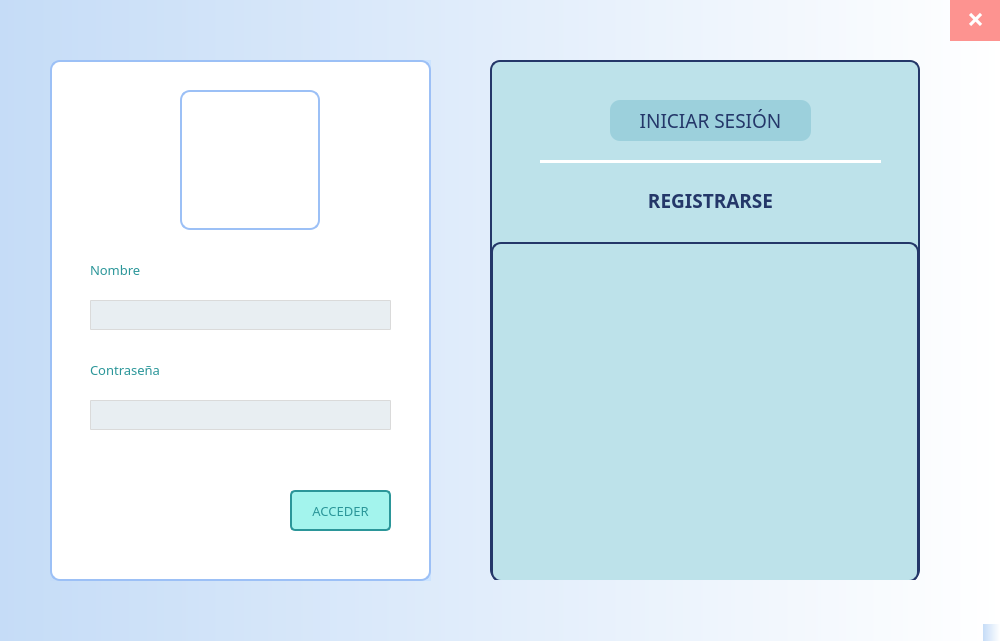
<?xml version="1.0" encoding="UTF-8"?>
<ui version="4.0">
 <class>inicio_sesion</class>
 <widget class="QMainWindow" name="inicio_sesion">
  <property name="geometry">
   <rect>
    <x>0</x>
    <y>0</y>
    <width>1000</width>
    <height>641</height>
   </rect>
  </property>
  <property name="windowTitle">
   <string>MainWindow</string>
  </property>
  <property name="styleSheet">
   <string notr="true">background-color: qlineargradient(spread:pad, x1:0, y1:0, x2:1, y2:0, stop:0 rgba(197, 220, 247, 1), stop:1 rgba(255, 255, 255, 1));</string>
  </property>
  <widget class="QWidget" name="widget_fondo">
   <widget class="QWidget" name="widget_menu" native="true">
    <property name="geometry">
     <rect>
      <x>490</x>
      <y>60</y>
      <width>430</width>
      <height>520</height>
     </rect>
    </property>
    <property name="styleSheet">
     <string notr="true">background-color: #BDE2EA;
border: 2px solid #243769;
border-radius: 10px;</string>
    </property>
    <widget class="QLabel" name="lab_iniciar">
     <property name="geometry">
      <rect>
       <x>120</x>
       <y>40</y>
       <width>201</width>
       <height>41</height>
      </rect>
     </property>
     <property name="font">
      <font>
       <family>Arial Black</family>
       <pointsize>13</pointsize>
       <weight>50</weight>
       <italic>false</italic>
       <bold>false</bold>
      </font>
     </property>
     <property name="cursor">
      <cursorShape>PointingHandCursor</cursorShape>
     </property>
     <property name="styleSheet">
      <string notr="true">font: 13pt &quot;Arial Black&quot;;
background-color: #9CD0DC;
border: #FFFFFF;</string>
     </property>
     <property name="text">
      <string>&lt;html&gt;&lt;head/&gt;&lt;body&gt;&lt;p&gt;&lt;span style=&quot; font-size:14pt; color:#243769;&quot;&gt;INICIAR SESIÓN&lt;/span&gt;&lt;/p&gt;&lt;/body&gt;&lt;/html&gt;</string>
     </property>
     <property name="alignment">
      <set>Qt::AlignCenter</set>
     </property>
    </widget>
    <widget class="Line" name="linea">
     <property name="geometry">
      <rect>
       <x>50</x>
       <y>100</y>
       <width>341</width>
       <height>3</height>
      </rect>
     </property>
     <property name="styleSheet">
      <string notr="true">background-color: #FFFFFF;
border: 2 px solid #FFE384;
border-radius: 10px;</string>
     </property>
     <property name="orientation">
      <enum>Qt::Horizontal</enum>
     </property>
    </widget>
    <widget class="QLabel" name="lab_registro">
     <property name="geometry">
      <rect>
       <x>120</x>
       <y>120</y>
       <width>201</width>
       <height>41</height>
      </rect>
     </property>
     <property name="font">
      <font>
       <family>Arial Black</family>
       <pointsize>13</pointsize>
       <weight>50</weight>
       <italic>false</italic>
       <bold>false</bold>
      </font>
     </property>
     <property name="cursor">
      <cursorShape>PointingHandCursor</cursorShape>
     </property>
     <property name="styleSheet">
      <string notr="true">font: 13pt &quot;Arial Black&quot;;
background-color: #BDE2EA;
border: #FFFFFF;</string>
     </property>
     <property name="text">
      <string>&lt;html&gt;&lt;head/&gt;&lt;body&gt;&lt;p&gt;&lt;span style=&quot; font-size:14pt; font-weight:600; color:#243769;&quot;&gt;REGISTRARSE&lt;/span&gt;&lt;/p&gt;&lt;/body&gt;&lt;/html&gt;</string>
     </property>
     <property name="alignment">
      <set>Qt::AlignCenter</set>
     </property>
    </widget>
    <widget class="QFrame" name="frame_paisaje">
     <property name="geometry">
      <rect>
       <x>1</x>
       <y>182</y>
       <width>428</width>
       <height>340</height>
      </rect>
     </property>
     <property name="styleSheet">
      <string notr="true">border-image: url(&quot;C:/Program Files (x86)/Qt Designer/projects/Red de Servicios/iconos/paisaje.jpg&quot;);</string>
     </property>
     <property name="frameShape">
      <enum>QFrame::StyledPanel</enum>
     </property>
     <property name="frameShadow">
      <enum>QFrame::Raised</enum>
     </property>
    </widget>
   </widget>
   <widget class="QLabel" name="lab_salir">
    <property name="geometry">
     <rect>
      <x>950</x>
      <y>0</y>
      <width>51</width>
      <height>41</height>
     </rect>
    </property>
    <property name="cursor">
     <cursorShape>PointingHandCursor</cursorShape>
    </property>
    <property name="mouseTracking">
     <bool>true</bool>
    </property>
    <property name="layoutDirection">
     <enum>Qt::LeftToRight</enum>
    </property>
    <property name="styleSheet">
     <string notr="true">background-color: #FD9390;
color: #FFFFFF;</string>
    </property>
    <property name="text">
     <string>&lt;!DOCTYPE HTML PUBLIC &quot;-//W3C//DTD HTML 4.0//EN&quot; &quot;http://www.w3.org/TR/REC-html40/strict.dtd&quot;&gt;
&lt;html&gt;&lt;head&gt;&lt;meta name=&quot;qrichtext&quot; content=&quot;1&quot; /&gt;&lt;style type=&quot;text/css&quot;&gt;
p, li { white-space: pre-wrap; }
&lt;/style&gt;&lt;/head&gt;&lt;body style=&quot; font-family:'MS Shell Dlg 2'; font-size:8pt; font-weight:400; font-style:normal;&quot;&gt;
&lt;p style=&quot; margin-top:12px; margin-bottom:12px; margin-left:0px; margin-right:0px; -qt-block-indent:0; text-indent:0px;&quot;&gt;&lt;span style=&quot; font-size:14pt; font-weight:600; color:#ffffff;&quot;&gt;❌&lt;/span&gt;&lt;/p&gt;&lt;/body&gt;&lt;/html&gt;</string>
    </property>
    <property name="textFormat">
     <enum>Qt::RichText</enum>
    </property>
    <property name="alignment">
     <set>Qt::AlignCenter</set>
    </property>
    <property name="wordWrap">
     <bool>false</bool>
    </property>
    <property name="margin">
     <number>1</number>
    </property>
    <property name="indent">
     <number>-1</number>
    </property>
   </widget>
   <widget class="QWidget" name="verticalLayoutWidget">
    <property name="geometry">
     <rect>
      <x>50</x>
      <y>60</y>
      <width>381</width>
      <height>521</height>
     </rect>
    </property>
    <layout class="QVBoxLayout" name="layout">
     <item>
      <widget class="QStackedWidget" name="stacked">
       <property name="styleSheet">
        <string notr="true">background-color: qlineargradient(spread:pad, x1:0, y1:0, x2:1, y2:0, stop:0 rgba(197, 220, 247, 1), stop:1 rgba(204, 228, 255, 1));</string>
       </property>
       <property name="currentIndex">
        <number>0</number>
       </property>
       <widget class="QWidget" name="page_iniciar">
        <property name="styleSheet">
         <string notr="true">background-color: #FFFFFF;
border: 2px solid #9CC0F6;
border-radius: 10px;</string>
        </property>
        <widget class="QLabel" name="lab_nombre">
         <property name="geometry">
          <rect>
           <x>40</x>
           <y>200</y>
           <width>81</width>
           <height>21</height>
          </rect>
         </property>
         <property name="font">
          <font>
           <family>Arial Black</family>
           <pointsize>10</pointsize>
           <weight>50</weight>
           <italic>false</italic>
           <bold>false</bold>
          </font>
         </property>
         <property name="styleSheet">
          <string notr="true">font: 10pt &quot;Arial Black&quot;;
background-color: #FFFFFF;
border: 0px solid #DADADA;
border-radius: 0px;</string>
         </property>
         <property name="text">
          <string>&lt;html&gt;&lt;head/&gt;&lt;body&gt;&lt;p&gt;&lt;span style=&quot; color:#2b9699;&quot;&gt;Nombre&lt;/span&gt;&lt;/p&gt;&lt;/body&gt;&lt;/html&gt;</string>
         </property>
        </widget>
        <widget class="QTextEdit" name="txt_nombre">
         <property name="geometry">
          <rect>
           <x>40</x>
           <y>240</y>
           <width>301</width>
           <height>30</height>
          </rect>
         </property>
         <property name="font">
          <font>
           <family>Verdana</family>
           <pointsize>9</pointsize>
           <weight>50</weight>
           <italic>false</italic>
           <bold>false</bold>
          </font>
         </property>
         <property name="styleSheet">
          <string notr="true">background-color: #E8EEF2;
font: 9pt &quot;Verdana&quot;;
border: 1px solid #DADADA;
border-radius: 1px;
color: #3A3A3A;</string>
         </property>
        </widget>
        <widget class="QLabel" name="lab_contra">
         <property name="geometry">
          <rect>
           <x>40</x>
           <y>300</y>
           <width>111</width>
           <height>21</height>
          </rect>
         </property>
         <property name="font">
          <font>
           <family>Arial Black</family>
           <pointsize>10</pointsize>
           <weight>50</weight>
           <italic>false</italic>
           <bold>false</bold>
          </font>
         </property>
         <property name="styleSheet">
          <string notr="true">font: 10pt &quot;Arial Black&quot;;
background-color: #FFFFFF;
border: 0px solid #DADADA;
border-radius: 0px;</string>
         </property>
         <property name="text">
          <string>&lt;html&gt;&lt;head/&gt;&lt;body&gt;&lt;p&gt;&lt;span style=&quot; color:#2b9699;&quot;&gt;Contraseña&lt;/span&gt;&lt;/p&gt;&lt;/body&gt;&lt;/html&gt;</string>
         </property>
        </widget>
        <widget class="QTextEdit" name="txt_contra">
         <property name="geometry">
          <rect>
           <x>40</x>
           <y>340</y>
           <width>301</width>
           <height>30</height>
          </rect>
         </property>
         <property name="font">
          <font>
           <family>Verdana</family>
           <pointsize>9</pointsize>
           <weight>50</weight>
           <italic>false</italic>
           <bold>false</bold>
          </font>
         </property>
         <property name="styleSheet">
          <string notr="true">background-color: #E8EEF2;
font: 9pt &quot;Verdana&quot;;
border: 1px solid #DADADA;
border-radius: 1px;
color: #3A3A3A;</string>
         </property>
        </widget>
        <widget class="QPushButton" name="btn_acceder">
         <property name="geometry">
          <rect>
           <x>240</x>
           <y>430</y>
           <width>101</width>
           <height>41</height>
          </rect>
         </property>
         <property name="font">
          <font>
           <family>Arial Black</family>
           <pointsize>10</pointsize>
           <weight>50</weight>
           <italic>false</italic>
           <bold>false</bold>
          </font>
         </property>
         <property name="cursor">
          <cursorShape>PointingHandCursor</cursorShape>
         </property>
         <property name="toolTip">
          <string>&lt;html&gt;&lt;head/&gt;&lt;body&gt;&lt;p&gt;&lt;br/&gt;&lt;/p&gt;&lt;/body&gt;&lt;/html&gt;</string>
         </property>
         <property name="whatsThis">
          <string>&lt;html&gt;&lt;head/&gt;&lt;body&gt;&lt;p&gt;&lt;br/&gt;&lt;/p&gt;&lt;/body&gt;&lt;/html&gt;</string>
         </property>
         <property name="styleSheet">
          <string notr="true">font: 10pt &quot;Arial Black&quot;;
background-color: #A3F4ED;
border: 2px solid #2B9699;
border-radius: 5px;
color: #2B9699;</string>
         </property>
         <property name="text">
          <string>ACCEDER</string>
         </property>
        </widget>
        <widget class="QFrame" name="frame_usuario">
         <property name="geometry">
          <rect>
           <x>130</x>
           <y>30</y>
           <width>140</width>
           <height>140</height>
          </rect>
         </property>
         <property name="styleSheet">
          <string notr="true">border-image: url(&quot;C:/Program Files (x86)/Qt Designer/projects/Red de Servicios/iconos/usuario.png&quot;);</string>
         </property>
         <property name="frameShape">
          <enum>QFrame::StyledPanel</enum>
         </property>
         <property name="frameShadow">
          <enum>QFrame::Raised</enum>
         </property>
        </widget>
       </widget>
       <widget class="QWidget" name="page_registro">
        <property name="styleSheet">
         <string notr="true">background-color: #FFFFFF;
border: 2px solid #9CC0F6;
border-radius: 10px;</string>
        </property>
        <widget class="QLabel" name="lab_nueva_contra">
         <property name="geometry">
          <rect>
           <x>40</x>
           <y>300</y>
           <width>201</width>
           <height>21</height>
          </rect>
         </property>
         <property name="font">
          <font>
           <family>Arial Black</family>
           <pointsize>10</pointsize>
           <weight>50</weight>
           <italic>false</italic>
           <bold>false</bold>
          </font>
         </property>
         <property name="styleSheet">
          <string notr="true">font: 10pt &quot;Arial Black&quot;;
background-color: #FFFFFF;
border: 0px solid #DADADA;
border-radius: 0px;</string>
         </property>
         <property name="text">
          <string>&lt;html&gt;&lt;head/&gt;&lt;body&gt;&lt;p&gt;&lt;span style=&quot; color:#2b9699;&quot;&gt;Crear nueva contraseña&lt;/span&gt;&lt;/p&gt;&lt;/body&gt;&lt;/html&gt;</string>
         </property>
        </widget>
        <widget class="QPushButton" name="btn_crear">
         <property name="geometry">
          <rect>
           <x>240</x>
           <y>430</y>
           <width>101</width>
           <height>41</height>
          </rect>
         </property>
         <property name="font">
          <font>
           <family>Arial Black</family>
           <pointsize>10</pointsize>
           <weight>50</weight>
           <italic>false</italic>
           <bold>false</bold>
          </font>
         </property>
         <property name="cursor">
          <cursorShape>PointingHandCursor</cursorShape>
         </property>
         <property name="toolTip">
          <string>&lt;html&gt;&lt;head/&gt;&lt;body&gt;&lt;p&gt;&lt;br/&gt;&lt;/p&gt;&lt;/body&gt;&lt;/html&gt;</string>
         </property>
         <property name="whatsThis">
          <string>&lt;html&gt;&lt;head/&gt;&lt;body&gt;&lt;p&gt;&lt;br/&gt;&lt;/p&gt;&lt;/body&gt;&lt;/html&gt;</string>
         </property>
         <property name="styleSheet">
          <string notr="true">font: 10pt &quot;Arial Black&quot;;
background-color: #2B9699;
border: 2px solid #A3F4ED;
border-radius: 5px;
color: #A3F4ED;</string>
         </property>
         <property name="text">
          <string>CREAR</string>
         </property>
        </widget>
        <widget class="QTextEdit" name="txt_nuevo_nombre">
         <property name="geometry">
          <rect>
           <x>40</x>
           <y>240</y>
           <width>301</width>
           <height>30</height>
          </rect>
         </property>
         <property name="font">
          <font>
           <family>Verdana</family>
           <pointsize>9</pointsize>
           <weight>50</weight>
           <italic>false</italic>
           <bold>false</bold>
          </font>
         </property>
         <property name="styleSheet">
          <string notr="true">background-color: #E8EEF2;
font: 9pt &quot;Verdana&quot;;
border: 1px solid #DADADA;
border-radius: 1px;
color: #3A3A3A;</string>
         </property>
        </widget>
        <widget class="QTextEdit" name="txt_nueva_contra">
         <property name="geometry">
          <rect>
           <x>40</x>
           <y>340</y>
           <width>301</width>
           <height>30</height>
          </rect>
         </property>
         <property name="font">
          <font>
           <family>Verdana</family>
           <pointsize>9</pointsize>
           <weight>50</weight>
           <italic>false</italic>
           <bold>false</bold>
          </font>
         </property>
         <property name="styleSheet">
          <string notr="true">background-color: #E8EEF2;
font: 9pt &quot;Verdana&quot;;
border: 1px solid #DADADA;
border-radius: 1px;
color: #3A3A3A;</string>
         </property>
        </widget>
        <widget class="QLabel" name="lab_nuevo_nombre">
         <property name="geometry">
          <rect>
           <x>40</x>
           <y>200</y>
           <width>171</width>
           <height>21</height>
          </rect>
         </property>
         <property name="font">
          <font>
           <family>Arial Black</family>
           <pointsize>10</pointsize>
           <weight>50</weight>
           <italic>false</italic>
           <bold>false</bold>
          </font>
         </property>
         <property name="styleSheet">
          <string notr="true">font: 10pt &quot;Arial Black&quot;;
background-color: #FFFFFF;
border: 0px solid #DADADA;
border-radius: 0px;</string>
         </property>
         <property name="text">
          <string>&lt;html&gt;&lt;head/&gt;&lt;body&gt;&lt;p&gt;&lt;span style=&quot; color:#2b9699;&quot;&gt;Crear nuevo nombre&lt;/span&gt;&lt;/p&gt;&lt;/body&gt;&lt;/html&gt;</string>
         </property>
        </widget>
        <widget class="QFrame" name="frame_usuario_2">
         <property name="geometry">
          <rect>
           <x>130</x>
           <y>30</y>
           <width>140</width>
           <height>140</height>
          </rect>
         </property>
         <property name="styleSheet">
          <string notr="true">border-image: url(&quot;C:/Program Files (x86)/Qt Designer/projects/Red de Servicios/iconos/agregar-usuario.png&quot;);</string>
         </property>
         <property name="frameShape">
          <enum>QFrame::StyledPanel</enum>
         </property>
         <property name="frameShadow">
          <enum>QFrame::Raised</enum>
         </property>
        </widget>
       </widget>
      </widget>
     </item>
    </layout>
   </widget>
  </widget>
  <widget class="QMenuBar" name="menubar">
   <property name="geometry">
    <rect>
     <x>0</x>
     <y>0</y>
     <width>1000</width>
     <height>21</height>
    </rect>
   </property>
  </widget>
  <widget class="QStatusBar" name="statusbar"/>
 </widget>
 <resources/>
 <connections/>
</ui>
